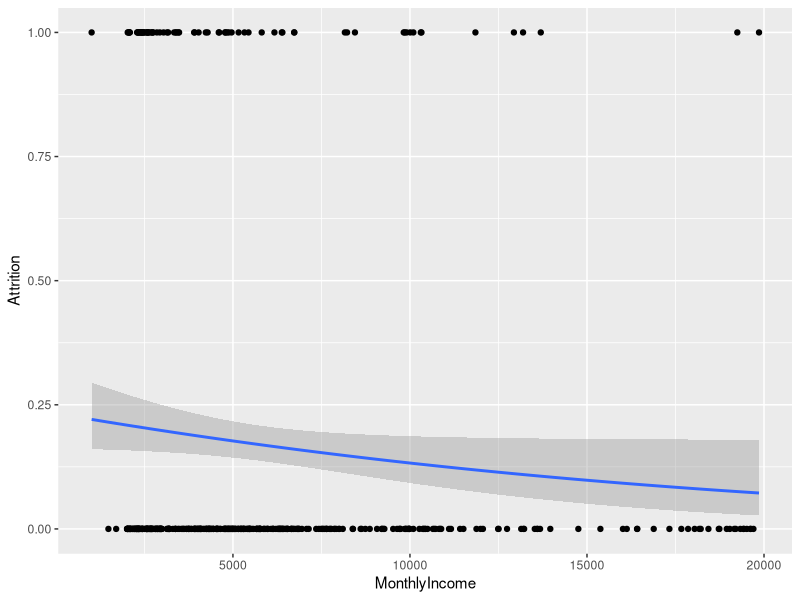
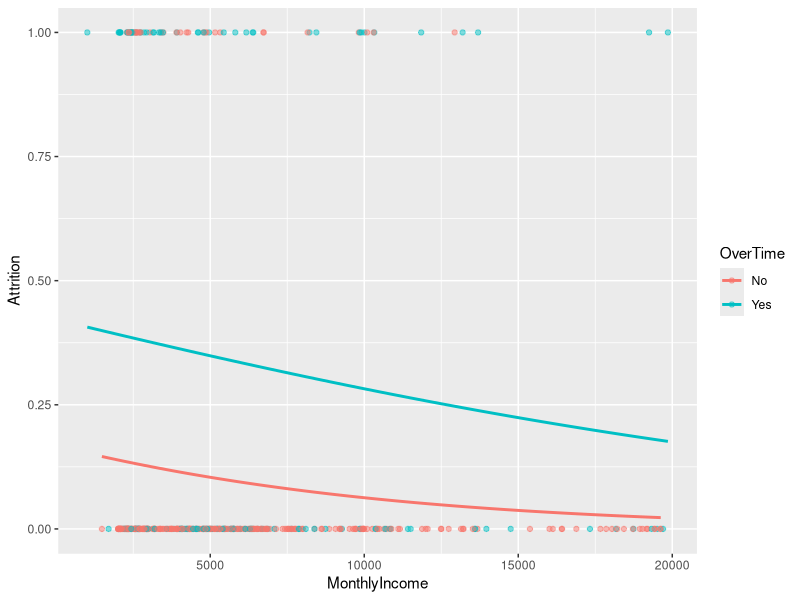

Generate these figures, in order, with R:
## ---- chunk 1
knitr::opts_chunk$set(echo = TRUE)
library(dplyr)     # for data wrangling
library(ggplot2)   # for awesome plotting
library(rsample)   # for data splitting
library(recipes)   # data preprocessing
library(caret)     # for logistic regression modeling
## ---- chunk 2
#
data("attrition", package = "modeldata")

df <- attrition %>% 
  mutate_if(is.ordered, factor, ordered = FALSE)

# Create training (70%) and test (30%) sets for the 
# rsample::attrition data.
set.seed(123)  # for reproducibility 
churn_split <- initial_split(df, prop = 0.7)
churn_train <- training(churn_split)
churn_test  <- testing(churn_split)
## ---- chunk 3
#specify and prep recipe
churn_rec <- recipe(Attrition ~ ., data = churn_train) %>% # set recipe
  step_integer(Attrition, zero_based = T) %>% # make attrition into 0/1 form
  prep(churn_train)

#bake recipe with training data
churn_baked_train <- bake(churn_rec, # object with recipe
                          new_data = churn_train) # df that the preprocessing will be applied
## ---- chunk 4
#MonthlyIncome
model_inc <- glm(data = churn_baked_train, 
                 Attrition ~ MonthlyIncome, 
                 family = "binomial") # because outcome variable is binary
  
#OverTime
model_time <- glm(data = churn_baked_train, 
                 Attrition ~ OverTime, 
                 family = "binomial") # because outcome variable is binary
## ---- chunk 5
broom::tidy(model_inc)
broom::tidy(model_time)

## ---- chunk 6
#exponentiate the coefficients from model objects for interpretation. Gives us changes in odds of attrition
exp(coef(model_inc))

exp(coef(model_time))
## ---- chunk 7
# apply recipe to test data
churn_baked_test <- bake(churn_rec, 
                         new_data = churn_test)
## ---- chunk 8
ggplot(churn_baked_test, aes(x = MonthlyIncome, y = Attrition)) +
  geom_point() +
  stat_smooth(method = "glm", 
              se = T,
              method.args = list(family = "binomial"))

## ---- chunk 9
model_both <- glm(Attrition ~ MonthlyIncome + OverTime, family = "binomial",
                  data = churn_train)

broom::tidy(model_both)
## ---- chunk 10
# representing what model_both is representing 
ggplot(churn_baked_test, 
       aes(x = MonthlyIncome, y = Attrition, color = OverTime)) +
  geom_point(alpha = 0.5) +
  stat_smooth(method = "glm", 
              se = F,
              method.args = list(family = "binomial"))
